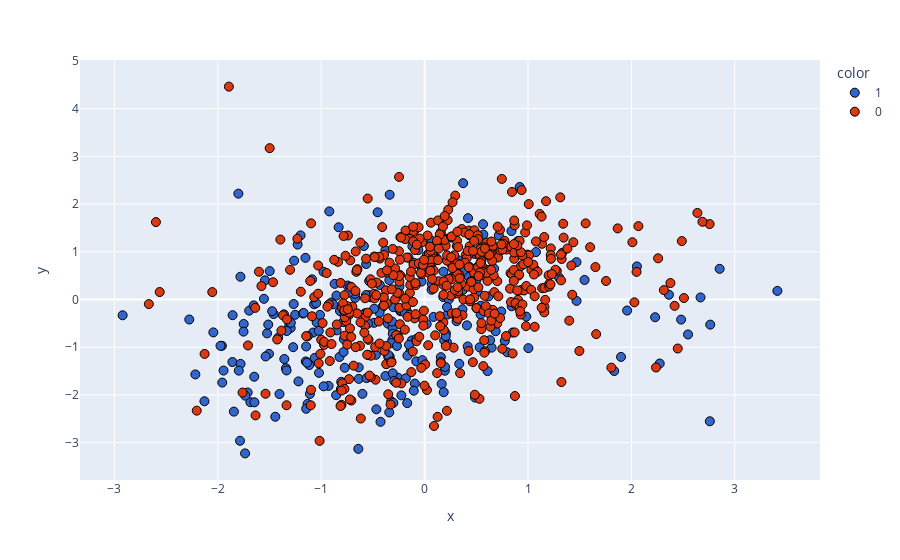

Source (notebook cell):
### Markdown cell above
###
### 11. Plotting scatter plot using "plotly" for better visual representation
###

### Code cell
import plotly.express as px

new_df['Outcome']=new_df['Outcome'].astype('str')
fig=px.scatter(x=new_df['PC1'],
               y=new_df['PC2'],
               color=new_df['Outcome'],
               color_discrete_sequence=px.colors.qualitative.G10)
fig.update_traces(marker=dict(size=9,
                             line=dict(width=1,
                                      color='black')),
                 selector=dict(mode='markers'))
fig.show()

### Figure 1 — Plotly figure (JSON) as saved in the notebook; plotly's stock layout.template omitted (floating-point values rounded to 4 significant figures; data arrays with more than 128 entries replaced by an {"elided": "..."} marker saying what was removed)
{"data": [{"hovertemplate": "color=1<br>x=%{x}<br>y=%{y}<extra></extra>", "legendgroup": "1", "marker": {"color": "#3366CC", "line": {"color": "black", "width": 1}, "size": 9, "symbol": "circle"}, "mode": "markers", "name": "1", "orientation": "v", "showlegend": true, "type": "scatter", "x": {"elided": "268 float values"}, "xaxis": "x", "y": {"elided": "268 float values"}, "yaxis": "y"}, {"hovertemplate": "color=0<br>x=%{x}<br>y=%{y}<extra></extra>", "legendgroup": "0", "marker": {"color": "#DC3912", "line": {"color": "black", "width": 1}, "size": 9, "symbol": "circle"}, "mode": "markers", "name": "0", "orientation": "v", "showlegend": true, "type": "scatter", "x": {"elided": "500 float values"}, "xaxis": "x", "y": {"elided": "500 float values"}, "yaxis": "y"}], "layout": {"autosize": true, "legend": {"title": {"text": "color"}, "tracegroupgap": 0}, "margin": {"t": 60}, "xaxis": {"anchor": "y", "autorange": true, "domain": [0, 1], "range": [-3.32, 3.811], "title": {"text": "x"}, "type": "linear"}, "yaxis": {"anchor": "x", "autorange": true, "domain": [0, 1], "range": [-3.91, 5.145], "title": {"text": "y"}, "type": "linear"}}}
